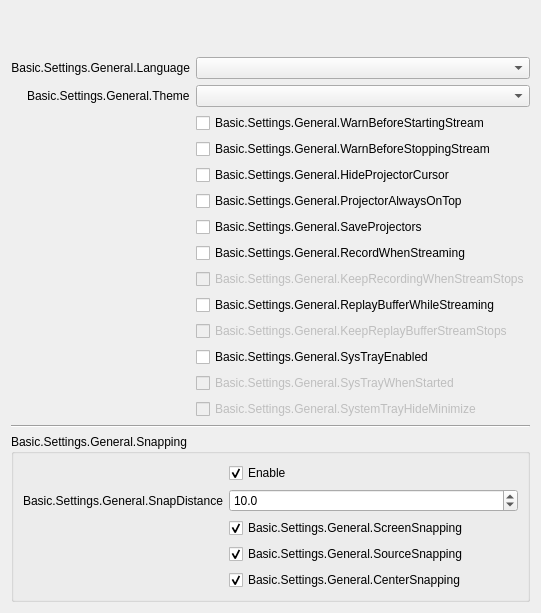
       <widget class="QWidget" name="generalPage">
        <layout class="QFormLayout" name="formLayout_2">
         <property name="fieldGrowthPolicy">
          <enum>QFormLayout::AllNonFixedFieldsGrow</enum>
         </property>
         <property name="labelAlignment">
          <set>Qt::AlignRight|Qt::AlignTrailing|Qt::AlignVCenter</set>
         </property>
         <item row="0" column="0">
          <spacer name="verticalSpacer">
           <property name="orientation">
            <enum>Qt::Vertical</enum>
           </property>
           <property name="sizeHint" stdset="0">
            <size>
             <width>20</width>
             <height>40</height>
            </size>
           </property>
          </spacer>
         </item>
         <item row="1" column="0">
          <widget class="QLabel" name="label">
           <property name="minimumSize">
            <size>
             <width>170</width>
             <height>0</height>
            </size>
           </property>
           <property name="text">
            <string>Basic.Settings.General.Language</string>
           </property>
           <property name="alignment">
            <set>Qt::AlignRight|Qt::AlignTrailing|Qt::AlignVCenter</set>
           </property>
           <property name="buddy">
            <cstring>language</cstring>
           </property>
          </widget>
         </item>
         <item row="1" column="1">
          <widget class="QComboBox" name="language"/>
         </item>
         <item row="2" column="0">
          <widget class="QLabel" name="label_42">
           <property name="text">
            <string>Basic.Settings.General.Theme</string>
           </property>
           <property name="buddy">
            <cstring>theme</cstring>
           </property>
          </widget>
         </item>
         <item row="2" column="1">
          <widget class="QComboBox" name="theme"/>
         </item>
         <item row="3" column="1">
          <widget class="QCheckBox" name="warnBeforeStreamStart">
           <property name="text">
            <string>Basic.Settings.General.WarnBeforeStartingStream</string>
           </property>
          </widget>
         </item>
         <item row="4" column="1">
          <widget class="QCheckBox" name="warnBeforeStreamStop">
           <property name="text">
            <string>Basic.Settings.General.WarnBeforeStoppingStream</string>
           </property>
          </widget>
         </item>
         <item row="8" column="1">
          <widget class="QCheckBox" name="recordWhenStreaming">
           <property name="text">
            <string>Basic.Settings.General.RecordWhenStreaming</string>
           </property>
          </widget>
         </item>
         <item row="12" column="1">
          <widget class="QCheckBox" name="systemTrayEnabled">
           <property name="text">
            <string>Basic.Settings.General.SysTrayEnabled</string>
           </property>
          </widget>
         </item>
         <item row="13" column="1">
          <widget class="QCheckBox" name="systemTrayWhenStarted">
           <property name="enabled">
            <bool>false</bool>
           </property>
           <property name="text">
            <string>Basic.Settings.General.SysTrayWhenStarted</string>
           </property>
          </widget>
         </item>
         <item row="14" column="1">
          <widget class="QCheckBox" name="systemTrayAlways">
           <property name="enabled">
            <bool>false</bool>
           </property>
           <property name="text">
            <string>Basic.Settings.General.SystemTrayHideMinimize</string>
           </property>
          </widget>
         </item>
         <item row="15" column="0" colspan="2">
          <widget class="Line" name="line_4">
           <property name="orientation">
            <enum>Qt::Horizontal</enum>
           </property>
          </widget>
         </item>
         <item row="16" column="0" colspan="2">
          <widget class="QGroupBox" name="groupBox_10">
           <property name="enabled">
            <bool>true</bool>
           </property>
           <property name="sizePolicy">
            <sizepolicy hsizetype="Preferred" vsizetype="Maximum">
             <horstretch>0</horstretch>
             <verstretch>0</verstretch>
            </sizepolicy>
           </property>
           <property name="title">
            <string>Basic.Settings.General.Snapping</string>
           </property>
           <property name="flat">
            <bool>false</bool>
           </property>
           <layout class="QFormLayout" name="formLayout_21">
            <property name="labelAlignment">
             <set>Qt::AlignRight|Qt::AlignTrailing|Qt::AlignVCenter</set>
            </property>
            <item row="0" column="1">
             <widget class="QCheckBox" name="snappingEnabled">
              <property name="text">
               <string>Enable</string>
              </property>
              <property name="checked">
               <bool>true</bool>
              </property>
             </widget>
            </item>
            <item row="2" column="1">
             <widget class="QCheckBox" name="screenSnapping">
              <property name="text">
               <string>Basic.Settings.General.ScreenSnapping</string>
              </property>
              <property name="checked">
               <bool>true</bool>
              </property>
             </widget>
            </item>
            <item row="4" column="1">
             <widget class="QCheckBox" name="centerSnapping">
              <property name="text">
               <string>Basic.Settings.General.CenterSnapping</string>
              </property>
              <property name="checked">
               <bool>true</bool>
              </property>
             </widget>
            </item>
            <item row="3" column="1">
             <widget class="QCheckBox" name="sourceSnapping">
              <property name="text">
               <string>Basic.Settings.General.SourceSnapping</string>
              </property>
              <property name="checked">
               <bool>true</bool>
              </property>
             </widget>
            </item>
            <item row="1" column="1">
             <widget class="QDoubleSpinBox" name="snapDistance">
              <property name="decimals">
               <number>1</number>
              </property>
              <property name="singleStep">
               <double>0.500000000000000</double>
              </property>
              <property name="value">
               <double>10.000000000000000</double>
              </property>
             </widget>
            </item>
            <item row="1" column="0">
             <widget class="QLabel" name="label_9">
              <property name="minimumSize">
               <size>
                <width>170</width>
                <height>0</height>
               </size>
              </property>
              <property name="text">
               <string>Basic.Settings.General.SnapDistance</string>
              </property>
              <property name="alignment">
               <set>Qt::AlignRight|Qt::AlignTrailing|Qt::AlignVCenter</set>
              </property>
             </widget>
            </item>
           </layout>
          </widget>
         </item>
         <item row="5" column="1">
          <widget class="QCheckBox" name="hideProjectorCursor">
           <property name="text">
            <string>Basic.Settings.General.HideProjectorCursor</string>
           </property>
          </widget>
         </item>
         <item row="9" column="1">
          <widget class="QCheckBox" name="keepRecordStreamStops">
           <property name="enabled">
            <bool>false</bool>
           </property>
           <property name="text">
            <string>Basic.Settings.General.KeepRecordingWhenStreamStops</string>
           </property>
          </widget>
         </item>
         <item row="6" column="1">
          <widget class="QCheckBox" name="projectorAlwaysOnTop">
           <property name="text">
            <string>Basic.Settings.General.ProjectorAlwaysOnTop</string>
           </property>
          </widget>
         </item>
         <item row="7" column="1">
          <widget class="QCheckBox" name="saveProjectors">
           <property name="text">
            <string>Basic.Settings.General.SaveProjectors</string>
           </property>
          </widget>
         </item>
         <item row="11" column="1">
          <widget class="QCheckBox" name="keepReplayStreamStops">
           <property name="enabled">
            <bool>false</bool>
           </property>
           <property name="text">
            <string>Basic.Settings.General.KeepReplayBufferStreamStops</string>
           </property>
          </widget>
         </item>
         <item row="10" column="1">
          <widget class="QCheckBox" name="replayWhileStreaming">
           <property name="text">
            <string>Basic.Settings.General.ReplayBufferWhileStreaming</string>
           </property>
          </widget>
         </item>
        </layout>
       </widget>
